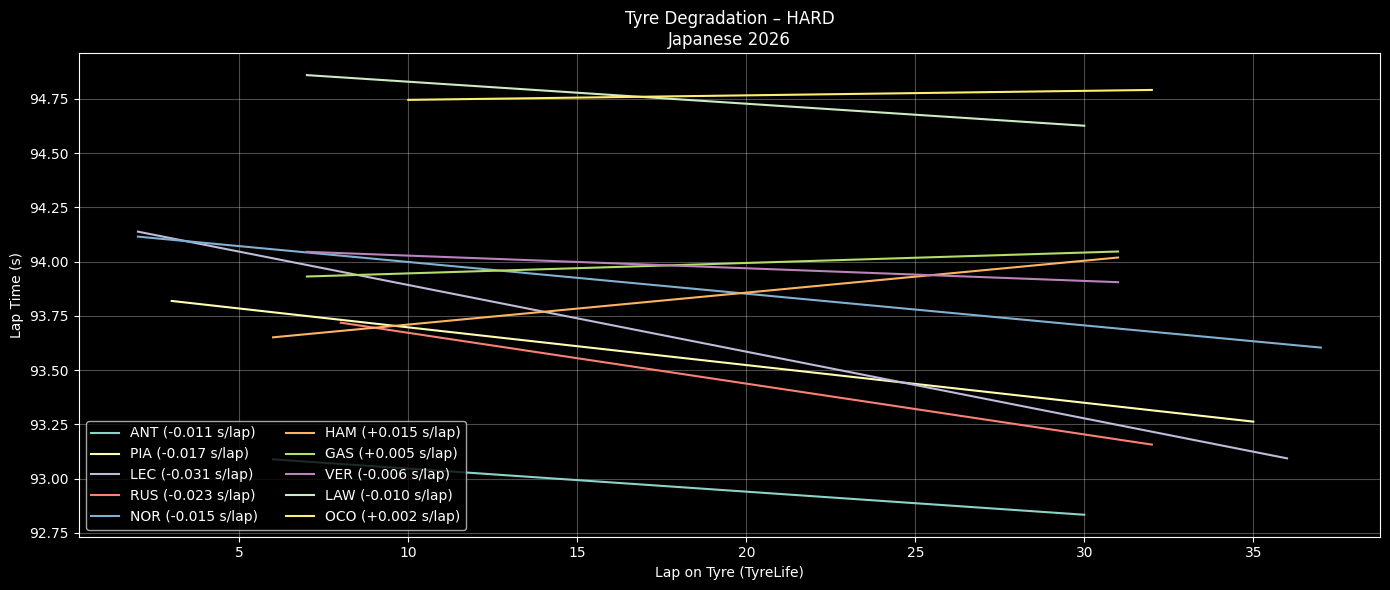

Write Python code to recreate this figure.
import fastf1, os
import pandas as pd
import numpy as np
import matplotlib.pyplot as plt
from pathlib import Path

# ========= CONFIG =========
YEAR = 2026
GP = "Japanese"
SESSION = "R"
COMPOUND = "HARD"      # SOFT / MEDIUM / HARD
TOP_N = 10             # Top N finishers
CACHE_DIR = Path("/content/fastf1_cache")

# ========= CACHE =========
CACHE_DIR.mkdir(parents=True, exist_ok=True)
fastf1.Cache.enable_cache(CACHE_DIR)

# ========= LOAD SESSION =========
session = fastf1.get_session(YEAR, GP, SESSION)
session.load()

laps = session.laps.copy()
laps = laps[laps["IsAccurate"]]

# Convert laptime to seconds
laps["LapTimeSec"] = laps["LapTime"].dt.total_seconds()

# ========= SELECT TOP DRIVERS =========
drivers = (
    session.results
    .sort_values("Position")
    .head(TOP_N)["Abbreviation"]
    .tolist()
)

laps = laps[laps["Driver"].isin(drivers)]

# ========= CLEAN LAPS =========
laps = laps[
    laps["PitInTime"].isna() &
    laps["PitOutTime"].isna() &
    (laps["Compound"] == COMPOUND)
]

# ========= REMOVE OUTLIERS (IQR PER DRIVER PER STINT) =========
clean = []

for (d, stint), dl in laps.groupby(["Driver", "Stint"]):
    if len(dl) < 5:
        continue

    q1, q3 = dl["LapTimeSec"].quantile([0.25, 0.75])
    iqr = q3 - q1

    dl = dl[
        (dl["LapTimeSec"] >= q1 - 1.5 * iqr) &
        (dl["LapTimeSec"] <= q3 + 1.5 * iqr)
    ]

    clean.append(dl)

clean = pd.concat(clean)

# ========= PLOT TYRE DEGRADATION =========
plt.figure(figsize=(14,6))

for d in drivers:
    dl = clean[clean["Driver"] == d]

    # pilih stint terpanjang untuk driver tsb
    if dl.empty:
        continue

    stint_id = (
        dl.groupby("Stint").size().idxmax()
    )

    stint_laps = dl[dl["Stint"] == stint_id]

    if len(stint_laps) < 5:
        continue

    x = stint_laps["TyreLife"]
    y = stint_laps["LapTimeSec"]

    # Linear regression → degradation slope
    z = np.polyfit(x, y, 1)
    y_fit = np.polyval(z, x)

    plt.plot(x, y_fit, label=f"{d} ({z[0]:+.03f} s/lap)")

plt.title(f"Tyre Degradation – {COMPOUND}\n{GP} {YEAR}")
plt.xlabel("Lap on Tyre (TyreLife)")
plt.ylabel("Lap Time (s)")
plt.grid(alpha=0.3)
plt.legend(ncol=2)
plt.tight_layout()
plt.show()
